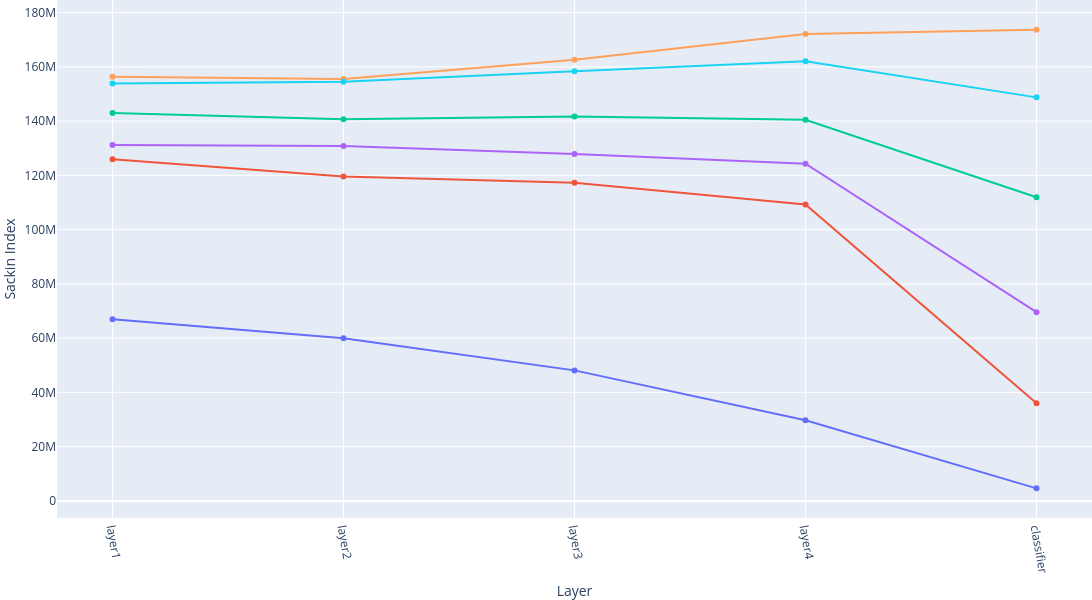

Source (notebook cell):
### Code cell
resnet["rprop"] = resnet["dataset"].apply(lambda x: float(x.split("-r")[-1]))
resnet2 = resnet[resnet['rprop'].isin([0.0, 0.2, 0.4, 0.6, 0.8, 1.0])].copy()

fig = px.line(resnet2, x="layer_names", y="sackin_index", color="dataset", symbol="model", color_discrete_sequence=px.colors.qualitative.Plotly, title="ResNet Sackin")
fig.update_xaxes(tickangle=80, title_text="Layer")
fig.update_yaxes(title_text="Sackin Index")
fig.update_layout(showlegend=False, margin=dict(l=0, r=0, t=0, b=0), width=600*2, height=300*2)

### Figure 1 — Plotly figure (JSON) as saved in the notebook; plotly's stock layout.template omitted (floating-point values rounded to 4 significant figures)
{"data": [{"hovertemplate": "dataset=mnist-r0.0<br>model=resnet<br>layer_names=%{x}<br>sackin_index=%{y}<extra></extra>", "legendgroup": "mnist-r0.0, resnet", "line": {"color": "#636EFA", "dash": "solid"}, "marker": {"symbol": "circle"}, "mode": "lines+markers", "name": "mnist-r0.0, resnet", "orientation": "v", "showlegend": true, "type": "scatter", "x": ["layer1", "layer2", "layer3", "layer4", "classifier"], "xaxis": "x", "y": [66950000.0, 59940000.0, 48110000.0, 29710000.0, 4625000.0], "yaxis": "y"}, {"hovertemplate": "dataset=mnist-r0.2<br>model=resnet<br>layer_names=%{x}<br>sackin_index=%{y}<extra></extra>", "legendgroup": "mnist-r0.2, resnet", "line": {"color": "#EF553B", "dash": "solid"}, "marker": {"symbol": "circle"}, "mode": "lines+markers", "name": "mnist-r0.2, resnet", "orientation": "v", "showlegend": true, "type": "scatter", "x": ["layer1", "layer2", "layer3", "layer4", "classifier"], "xaxis": "x", "y": [125900000.0, 119600000.0, 117300000.0, 109300000.0, 35990000.0], "yaxis": "y"}, {"hovertemplate": "dataset=mnist-r0.6<br>model=resnet<br>layer_names=%{x}<br>sackin_index=%{y}<extra></extra>", "legendgroup": "mnist-r0.6, resnet", "line": {"color": "#00CC96", "dash": "solid"}, "marker": {"symbol": "circle"}, "mode": "lines+markers", "name": "mnist-r0.6, resnet", "orientation": "v", "showlegend": true, "type": "scatter", "x": ["layer1", "layer2", "layer3", "layer4", "classifier"], "xaxis": "x", "y": [143000000.0, 140700000.0, 141700000.0, 140500000.0, 111900000.0], "yaxis": "y"}, {"hovertemplate": "dataset=mnist-r0.4<br>model=resnet<br>layer_names=%{x}<br>sackin_index=%{y}<extra></extra>", "legendgroup": "mnist-r0.4, resnet", "line": {"color": "#AB63FA", "dash": "solid"}, "marker": {"symbol": "circle"}, "mode": "lines+markers", "name": "mnist-r0.4, resnet", "orientation": "v", "showlegend": true, "type": "scatter", "x": ["layer1", "layer2", "layer3", "layer4", "classifier"], "xaxis": "x", "y": [131200000.0, 130800000.0, 127900000.0, 124300000.0, 69560000.0], "yaxis": "y"}, {"hovertemplate": "dataset=mnist-r1.0<br>model=resnet<br>layer_names=%{x}<br>sackin_index=%{y}<extra></extra>", "legendgroup": "mnist-r1.0, resnet", "line": {"color": "#FFA15A", "dash": "solid"}, "marker": {"symbol": "circle"}, "mode": "lines+markers", "name": "mnist-r1.0, resnet", "orientation": "v", "showlegend": true, "type": "scatter", "x": ["layer1", "layer2", "layer3", "layer4", "classifier"], "xaxis": "x", "y": [156300000.0, 155500000.0, 162600000.0, 172100000.0, 173700000.0], "yaxis": "y"}, {"hovertemplate": "dataset=mnist-r0.8<br>model=resnet<br>layer_names=%{x}<br>sackin_index=%{y}<extra></extra>", "legendgroup": "mnist-r0.8, resnet", "line": {"color": "#19D3F3", "dash": "solid"}, "marker": {"symbol": "circle"}, "mode": "lines+markers", "name": "mnist-r0.8, resnet", "orientation": "v", "showlegend": true, "type": "scatter", "x": ["layer1", "layer2", "layer3", "layer4", "classifier"], "xaxis": "x", "y": [153900000.0, 154600000.0, 158400000.0, 162100000.0, 148800000.0], "yaxis": "y"}], "layout": {"height": 600, "legend": {"title": {"text": "dataset, model"}, "tracegroupgap": 0}, "margin": {"b": 0, "l": 0, "r": 0, "t": 0}, "showlegend": false, "title": {"text": "ResNet Sackin"}, "width": 1200, "xaxis": {"anchor": "y", "domain": [0, 1], "tickangle": 80, "title": {"text": "Layer"}}, "yaxis": {"anchor": "x", "domain": [0, 1], "title": {"text": "Sackin Index"}}}}
